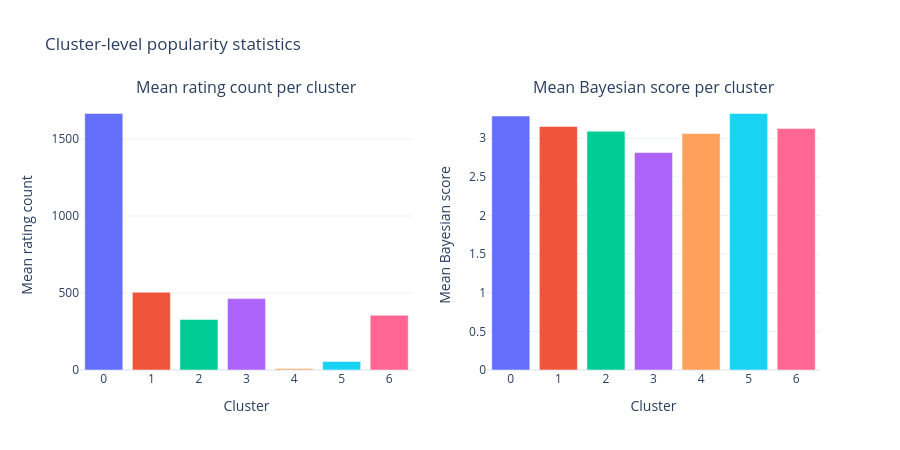

This figure's notebook cell:
### Markdown cell above
## 9) Cluster-level popularity comparison

Bar chart showing the mean Bayesian score and mean rating count per cluster.
This visualizes how the cluster structure from Week 7 aligns with popularity signals.

### Code cell
cluster_stats = (
    popularity_global
    .group_by('cluster')
    .agg([
        pl.len().alias('n_movies'),
        pl.col('rating_count').mean().alias('mean_rating_count'),
        pl.col('avg_rating').mean().alias('mean_avg_rating'),
        pl.col('bayesian_score').mean().alias('mean_bayesian_score'),
    ])
    .sort('cluster')
)
cluster_stats.write_csv(ARTIFACTS_DIR / 'week10_cluster_popularity_stats.csv')

cluster_labels = [str(c) for c in cluster_stats['cluster'].to_list()]

fig_cluster = make_subplots(
    rows=1, cols=2,
    subplot_titles=('Mean rating count per cluster', 'Mean Bayesian score per cluster'),
)
colors = px.colors.qualitative.Plotly

fig_cluster.add_trace(
    go.Bar(
        x=cluster_labels,
        y=cluster_stats['mean_rating_count'].to_list(),
        marker_color=[colors[i % len(colors)] for i in range(len(cluster_labels))],
        name='Mean rating count',
        showlegend=False,
    ),
    row=1, col=1,
)
fig_cluster.add_trace(
    go.Bar(
        x=cluster_labels,
        y=cluster_stats['mean_bayesian_score'].to_list(),
        marker_color=[colors[i % len(colors)] for i in range(len(cluster_labels))],
        name='Mean Bayesian score',
        showlegend=False,
    ),
    row=1, col=2,
)
fig_cluster.update_xaxes(title_text='Cluster', row=1, col=1)
fig_cluster.update_xaxes(title_text='Cluster', row=1, col=2)
fig_cluster.update_yaxes(title_text='Mean rating count', row=1, col=1)
fig_cluster.update_yaxes(title_text='Mean Bayesian score', row=1, col=2)
fig_cluster.update_layout(
    title='Cluster-level popularity statistics',
    height=450,
    template='plotly_white',
)
fig_cluster.write_html(ARTIFACTS_DIR / 'week10_cluster_popularity_stats.html')
fig_cluster.write_image(ARTIFACTS_DIR / 'week10_cluster_popularity_stats.png', scale=2)
fig_cluster.show()

### Figure 1 — Plotly figure (JSON) as saved in the notebook; plotly's stock layout.template omitted (floating-point values rounded to 4 significant figures)
{"data": [{"marker": {"color": ["#636EFA", "#EF553B", "#00CC96", "#AB63FA", "#FFA15A", "#19D3F3", "#FF6692"]}, "name": "Mean rating count", "showlegend": false, "type": "bar", "x": ["0", "1", "2", "3", "4", "5", "6"], "xaxis": "x", "y": [1666.0, 505.1, 327.6, 463.6, 9.098, 55.36, 356.1], "yaxis": "y"}, {"marker": {"color": ["#636EFA", "#EF553B", "#00CC96", "#AB63FA", "#FFA15A", "#19D3F3", "#FF6692"]}, "name": "Mean Bayesian score", "showlegend": false, "type": "bar", "x": ["0", "1", "2", "3", "4", "5", "6"], "xaxis": "x2", "y": [3.288, 3.152, 3.091, 2.815, 3.061, 3.321, 3.126], "yaxis": "y2"}], "layout": {"annotations": [{"font": {"size": 16}, "showarrow": false, "text": "Mean rating count per cluster", "x": 0.225, "xanchor": "center", "xref": "paper", "y": 1, "yanchor": "bottom", "yref": "paper"}, {"font": {"size": 16}, "showarrow": false, "text": "Mean Bayesian score per cluster", "x": 0.775, "xanchor": "center", "xref": "paper", "y": 1, "yanchor": "bottom", "yref": "paper"}], "height": 450, "title": {"text": "Cluster-level popularity statistics"}, "xaxis": {"anchor": "y", "domain": [0, 0.45], "title": {"text": "Cluster"}}, "xaxis2": {"anchor": "y2", "domain": [0.55, 1], "title": {"text": "Cluster"}}, "yaxis": {"anchor": "x", "domain": [0, 1], "title": {"text": "Mean rating count"}}, "yaxis2": {"anchor": "x2", "domain": [0, 1], "title": {"text": "Mean Bayesian score"}}}}
